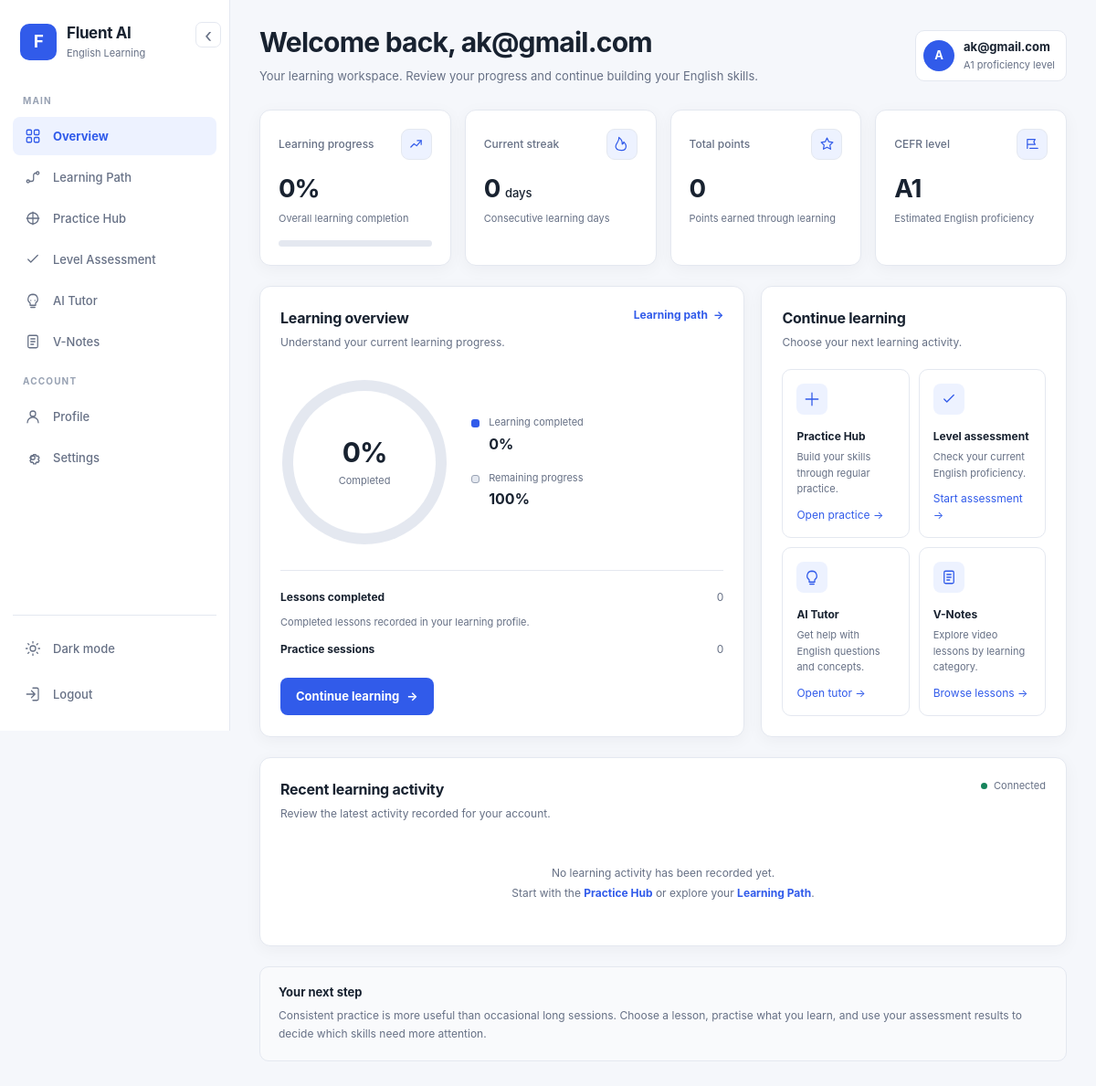
Before: /dashboard/ (signed in) with the older database file.
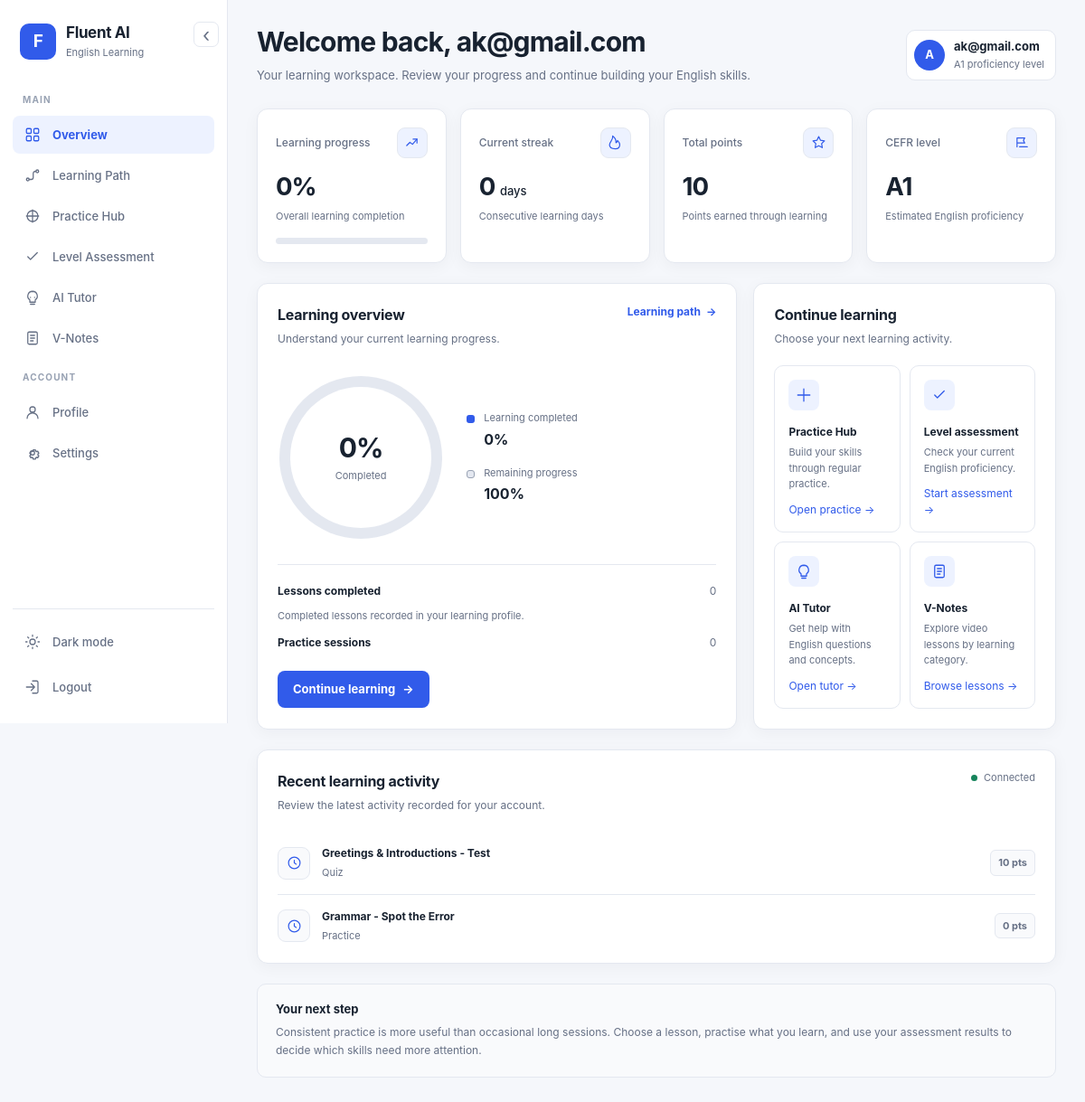
After: the same page with the newer database file.
### learning/models.py (models this page shows, shortened)
class LearningEvent(models.Model):
    EVENT_CHOICES = [
        ("lesson", "Lesson"),
        ("quiz", "Quiz"),
        ("practice", "Practice"),
        ("assessment", "Assessment"),
    ]
    user = models.ForeignKey(User,on_delete=models.CASCADE)
    event_type = models.CharField(max_length=20,choices=EVENT_CHOICES)
    title = models.CharField(max_length=200)
    score = models.FloatField(default=0)
    created_at = models.DateTimeField(auto_now_add=True)
    class Meta:
        ordering = ["-created_at"]

### learning/views.py (the view)
# urls.py: path("dashboard/", views.dashboard, name="dashboard"),
@login_required
def dashboard(request):
    profile = refresh_profile_stats(request.user)
    payload = dashboard_payload(request.user)
    recent_events = (
        LearningEvent.objects
        .filter(user=request.user)
        .order_by("-created_at")[:6]
    )
    return render(
        request,
        "dashboard.html",
        {
            "profile": profile,
            "payload": payload,
            "recent_events": recent_events,
        },
    )

### learning/views.py (called while the page is built)
def get_profile(user):
    profile, created = UserProfile.objects.get_or_create(
        user=user
    )
    return profile

### learning/templates/dashboard.html (shortened to what the changed rows need)
{% extends "base.html" %}
{% block content %}
<div class="dashboard">
    <header class="topbar">
        <div class="page-title">
            <h1>
                Welcome back, {{ user.first_name|default:user.username }}
            </h1>
        </div>
    </header>
    <section class="grid stats-grid" aria-label="Learning statistics">
        <article class="card stat-card">
            <div class="stat-top">
                <span class="stat-label">Total points</span>
                <span class="stat-mark" aria-hidden="true">
                </span>
            </div>
            <strong class="stat-value" id="pointsValue">
                {{ payload.points|default:0 }}
            </strong>
            <p class="stat-description">
                Points earned through learning
            </p>
        </article>
    </section>
    <section class="dashboard-columns section">
        <article class="card panel">
            <div class="section-heading">
                <div>
                    <h2>Learning overview</h2>
                </div>
            </div>
                                {% widthratio 100 1 1 as hundred %}
        </article>
        <article class="card panel">
            <div class="section-heading">
                <div>
                    <h2>Continue learning</h2>
                </div>
            </div>
        </article>
    </section>
    <section class="card panel section">
        <div class="section-heading">
            <div>
                <h2>Recent learning activity</h2>
            </div>
        </div>
        <div class="activity-list">
            {% for event in recent_events %}
                <div class="activity-item">
                    <span class="activity-marker" aria-hidden="true">
                        <svg viewBox="0 0 24 24">
                            <path d="M12 8v4l3 2"/>
                            <circle cx="12" cy="12" r="9"/>
                        </svg>
                    </span>
                    <div class="activity-details">
                        <strong>{{ event.title }}</strong>
                        <span>
                            {{ event.event_type|title }}
                        </span>
                    </div>
                    <span class="activity-score">
                        {{ event.score|floatformat:0 }} pts
                    </span>
                </div>
            {% empty %}
                <div class="empty-state">
                    <p>No learning activity has been recorded yet.</p>
                    <p>
                        Start with the
                        <a href="{% url 'practice' %}">Practice Hub</a>
                        or explore your
                        <a href="{% url 'learning_path' %}">Learning Path</a>.
                    </p>
                </div>
            {% endfor %}
        </div>
    </section>
</div>
{% endblock %}

Changed rows visible on the page:
added LearningEvent: title "Greetings & Introductions - Test", event_type "Quiz", score "10"
added LearningEvent: title "Grammar - Spot the Error", event_type "Practice", score "0"
Other visible differences:
{{ payload.points|default:0 }}: "0" → "10"
text no longer shown: "No learning activity has been recorded yet. Start with the Practice Hub or explore your Learning Path ."
